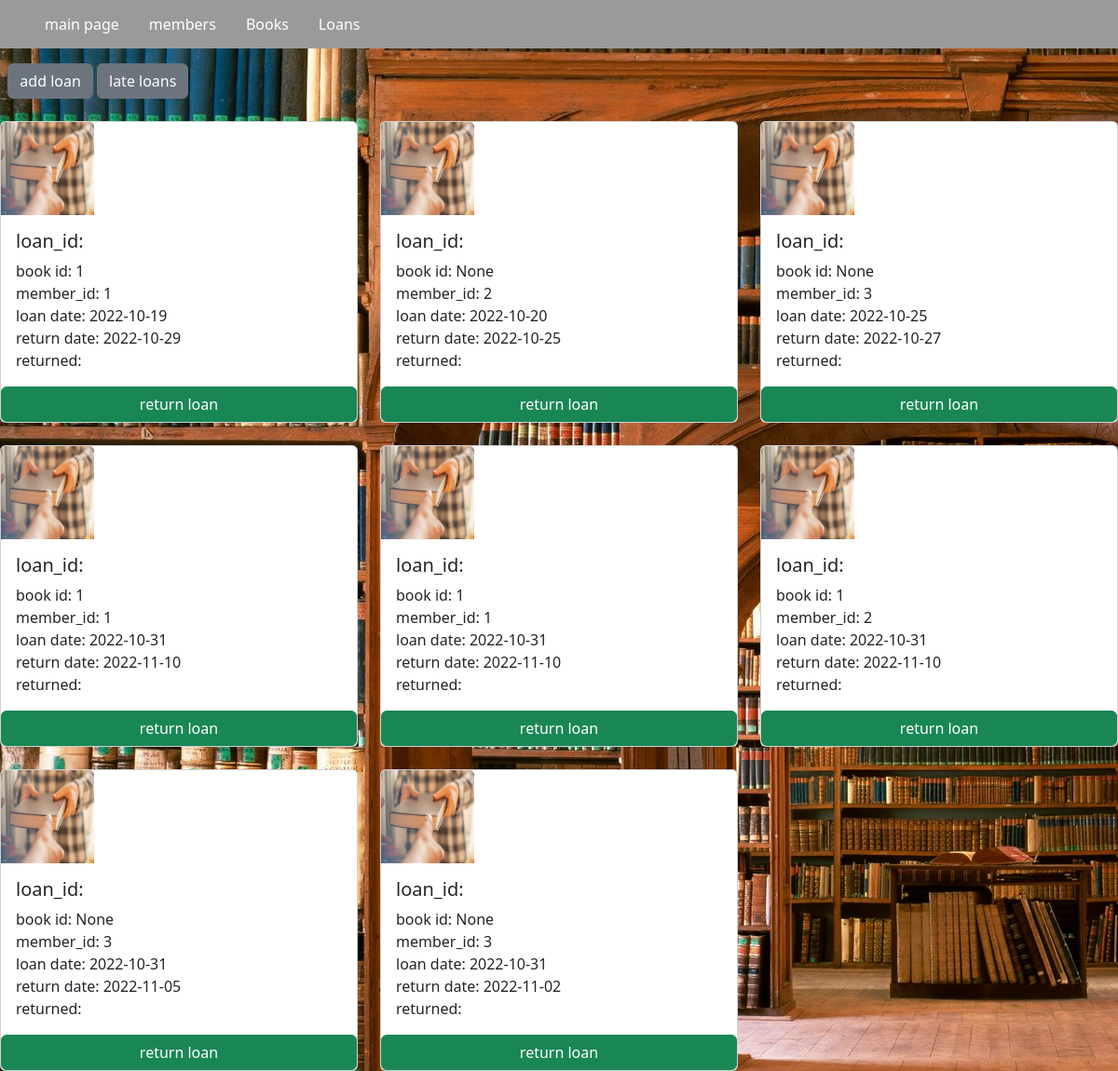
/all_loans, run on the app's committed database.
### book_library.py (models this page shows, shortened)
class Loans(db.Model):
    loan_id = db.Column("LoanID",db.Integer, primary_key = True)
    book_id = db.Column("BookID", db.Integer, db.ForeignKey("books.BookID") )
    member_id = db.Column("MemberID", db.Integer, db.ForeignKey("members.memberID"))
    loan_date = db.Column("DateOfLoan",db.Date, nullable = True)
    return_date = db.Column("returnDate", db.Date, nullable = True)

### book_library.py (the view)
@app.route("/all_loans")
def Loans_main_page():
    loans = Loans.query.all()
    return render_template ("all_loans.html", loans = Loans.query.all())

### templates/all_loans.html (shortened to what this page needs)
{% extends "layout.html" %}
{% block content %}
&nbsp; <a href="add_loan"><button type="button" class="btn btn-secondary">add loan</button></a>
<a href="late_Loans"><button type="button" class="btn btn-secondary">late loans</button></a><br><br>
<div class="row row-cols-1 row-cols-md-3 g-4">
  {% for loan in loans %}
  <div class="col">
    <div class="card">
      <img class="card-img-top" src="/static/loan_book.jpg" alt="loan photo" style="width:100px;height:100px;">
      <div class="card-body">
        <h5 class="card-title">loan_id: {{loan.loan}}</h5>
        <p class="card-text"> book id: {{loan.book_id}} <br>
          member_id: {{loan.member_id}} <br>
          loan date: {{loan.loan_date}} <br>
          return date: {{loan.return_date}} <br>
          returned: {{loan.returned}}</p>
        </div>
      <a class="btn btn-success" href="/loan/DELETE/{{loan.loan_id}}">return loan</a>
    </div>
  </div>
  {% endfor %}
</div>
{% endblock %}

### templates/layout.html (shortened to what this page needs)
<!DOCTYPE html>
<html>
<head>
       <link href="https://cdn.jsdelivr.net/npm/bootstrap@5.2.2/dist/css/bootstrap.min.css" rel="stylesheet"
 />
</head>
<body>
    <body background="{{ url_for('static', filename='/library.jpg') }}"></body>
    <ul>
        <li><a class="active" href="/">main page</a></li>
        <li><a class="members" href="/all_member">members</a></li>
        <li><a class="books" href="/all_books">Books</a></li>
        <li><a class="loans" href="/all_loans">Loans</a></li>
    </ul>
    <div id="content">{% block content %}{% endblock %}</div>
    </body>
</html>

### templates/layout.html (style rules this page uses)
ul { list-style-type: none; margin: 0; padding: 0; overflow: hidden; background-color: #9a9a9a; }
li { float: left; }
li a { display: block; color: white; text-align: center; padding: 14px 16px; text-decoration: none; }

### data on the page
Loans: book_id "1", member_id "1", loan_date "2022-10-19", return_date "2022-10-29"
Loans: book_id "None", member_id "2", loan_date "2022-10-20", return_date "2022-10-25"
Loans: book_id "None", member_id "3", loan_date "2022-10-25", return_date "2022-10-27"
Loans: book_id "1", member_id "1", loan_date "2022-10-31", return_date "2022-11-10"
Loans: book_id "1", member_id "1", loan_date "2022-10-31", return_date "2022-11-10"
Loans: book_id "1", member_id "2", loan_date "2022-10-31", return_date "2022-11-10"
Loans: book_id "None", member_id "3", loan_date "2022-10-31", return_date "2022-11-05"
Loans: book_id "None", member_id "3", loan_date "2022-10-31", return_date "2022-11-02"
